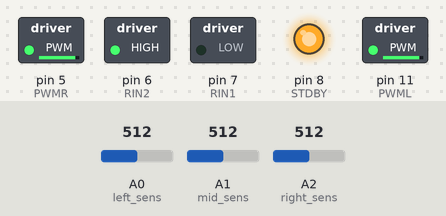
This sketch was run on a simulated Arduino Uno, built with avr-gcc and run on an emulated ATmega328P. On the bench: switched loads named in the sketch (green lamp = pin HIGH), output pins drawn as LEDs (lit = HIGH). Inputs (shaded band) come from the test bench; at power-on: A0 (left_sens) = 512, A2 (right_sens) = 512, A1 (mid_sens) = 512. Pins used as bus, display or sensor lines are not drawn.

Above: at 1.2 s.
1.3 s: A0 (left_sens) set to 592
2.8 s: A0 (left_sens) set to 611
At 3.8 s:
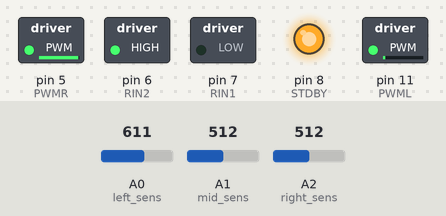
4.3 s: A0 (left_sens) set to 590
At 4.9 s:
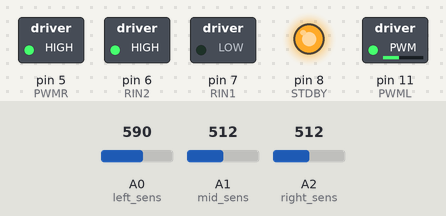
5.8 s: A2 (right_sens) set to 591
7.3 s: A2 (right_sens) set to 613
At 8.3 s:
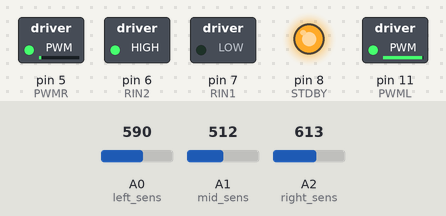
8.8 s: A2 (right_sens) set to 590
At 9.4 s:
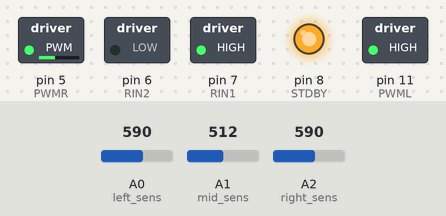
Timing chart, 0 to 11.3 s (numbered marks = the images above; inputs shaded):
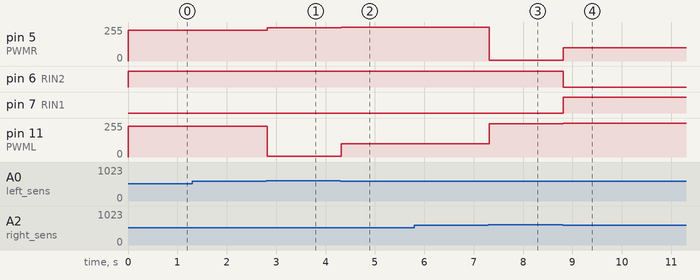

Measured:
- the behaviour switches between 600 and 601 on A0 (left_sens) (found by bisection; images 0 and 1)
- the behaviour switches between 600 and 601 on A2 (right_sens) (found by bisection; images 2 and 3)
- after the input at 1.3 s, every drawn part: stays the same
- after the input at 2.8 s, pin 5 (PWMR): 230/255 → 249/255 at once; pin 11 (PWML): 230/255 → 6/255 at once
- after the input at 4.3 s, pin 5 (PWMR): 249/255 → 255/255 at once; pin 11 (PWML): 6/255 → 100/255 at once
- after the input at 5.8 s, every drawn part: stays the same
- after the input at 7.3 s, pin 5 (PWMR): 255/255 → 6/255 at once; pin 11 (PWML): 100/255 → 249/255 at once
- after the input at 8.8 s, pin 5 (PWMR): 6/255 → 100/255 at once; pin 6 (RIN2): HIGH → LOW at once; pin 7 (RIN1): LOW → HIGH at once; pin 11 (PWML): 249/255 → 255/255 at once

The sketch:

retam_wot.ino
```cpp
const int left_sens = A0;
const int mid_sens = A1;
const int right_sens = A2;

int threshold = 600;

const int PWML=11; // Pololu drive A
const int LIN2=10;
const int LIN1 =9;

const int STDBY=8;
const int RIN1 =7; // Pololu drive B
const int RIN2 =6;
const int PWMR =5;

unsigned long start_time;
unsigned long time;

int prev_turn[10] = {0,  0, 0, 0, 0, 0, 0, 0, 0, 0};
int prev = 0;
int cur_turn = 0;
float aggr = 0.95;

#define GAP 1;
#define RIGHT 2;
#define LEFT 3;

void setup() {
  // put your setup code here, to run once:
  Serial.begin(9600);

  pinMode(PWMR , OUTPUT);
  pinMode(RIN1 , OUTPUT);
  pinMode(RIN2 , OUTPUT);
  pinMode(LIN1 , OUTPUT);
  pinMode(LIN2 , OUTPUT);
  pinMode(PWML , OUTPUT);
  pinMode(STDBY , OUTPUT);
  digitalWrite(STDBY , HIGH);
  start_time = micros();
}

void loop() {
  cur_turn = turn_dir(prev);
  prev = cur_turn;
  update_prev_turn(cur_turn);
  make_turn(cur_turn, aggr);
  delay(25);
  // Serial.println(cur_turn);
  //Serial.print(prev_turn[1]);
  //delay(1000);

  // put your main code here, to run repeatedly:
  // Serial.print("Left Sensor: ");
  // Serial.println(analogRead(left_sens));
  // Serial.print("Middle Sensor: ");
  // Serial.println(analogRead(mid_sens));
  // Serial.print("Right Sensor: ");
  // Serial.println(analogRead(right_sens));
  // Serial.println(" ");
  // motorWrite(155, LIN1, LIN2, PWML);
  //delay(1000);
}

void drive(int speedL, int speedR){
  // Here, speed is an integer from -255 to 255
  motorWrite(speedL, LIN1, LIN2, PWML);
  motorWrite(speedR, RIN1, RIN2, PWMR);
}

void motorWrite(int spd, int pin_IN1 , int pin_IN2 , int pin_PWM){
  if (spd < 0){
    digitalWrite(pin_IN1 , HIGH); // go one way
    digitalWrite(pin_IN2 , LOW);
  }
  else{
    digitalWrite(pin_IN1 , LOW); // go the other way
    digitalWrite(pin_IN2 , HIGH);
  }
  analogWrite(pin_PWM , abs(spd));
}

int sense_l() {
  int left = analogRead(left_sens);
  if (left > 600) {
    return 1;
  } else {
    return 0;
  }
}
int sense_r() {
  int left = analogRead(right_sens);
  if (left > 600) {
    return 1;
  } else {
    return 0;
  }
}
int sense_m() {
  int left = analogRead(mid_sens);
  if (left > 700) {
    return 1;
  } else {
    return 0;
  }
}

int turn_dir(int prev_turn) {
  int l = sense_l();
  int r = sense_r();
  int m = sense_m();
  if (l == 1 && r == 1 && m == 1){
    return 0; //straight
  }
  else if (l == 0 && r == 1 && m ==1){
    return 1; // slight right
  }
  else if (l == 0 && r == 1 && m ==0){
    return 2; // big right
  }
  else if (l == 1 && r == 0 && m ==1){
    return -1; // slight left
  }
  else if (l == 1 && r == 0 && m ==0){
    return -2; // big left
  }
  else if (l==0 && r == 0 && m == 0){
    if (prev_turn == 2) {
      return 3;
    }
    else if (prev_turn == -2) {
      return -3;
    }
    return prev_turn; // continue last motion
  }
  else{
    return 0;
  }
}

void make_turn(int turn, float aggr){
  if (turn == 0){
    drive(230, 230);
  }
  if (turn == 1){
    drive(150 + aggr*96, 150 - aggr*96);
  }
  if (turn == 2) {
    drive(128 + aggr*128, 128 - aggr*128);
  }
  if (turn == 3) {
    drive(255, -100);
  }
  if (turn == -1){
    drive(150 - aggr*96, 150 + aggr*96);
  }
  if (turn == -2) {
    drive(128 - aggr*128, 128 + aggr*128);
  }
  if (turn == -3) {
    drive(-100, 255);
  }
}

void update_prev_turn(int cur_turn){
  memcpy(prev_turn, &prev_turn[1], sizeof(prev_turn) - sizeof(int));
  prev_turn[9] =  cur_turn;
}

void special_case(){

}
```
